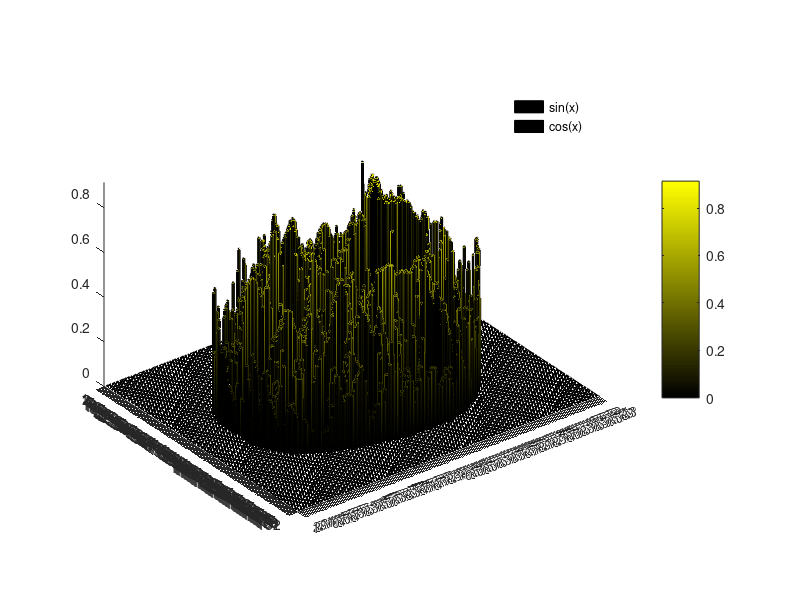

Write the MATLAB code that produced this figure.
% Vis homework 1, realization 1
clear
clc
load database1.csv;
A=database1;

x=[0 1 1 0];
y=[0 0 1 1];  
H_F=fill(x,y,[0 0.1 0.2 0.6]);  

row_cmap = 100;  %color finess
color_map1=zeros(row_cmap,3);  %define color matrix
color_r = 0:1/(row_cmap-1):1; 
color_g = 0:1/(row_cmap-1):1;
color_b = 0:1/(row_cmap-1):1;
color_map1(:,1) = color_r; 
color_map1(:,2) = color_g;
colormap(color_map1);
colorbar;

Z = A;
b = bar3(Z);
colorbar;
for k = 1:length(b)
    zdata = get(b(k),'ZData');
    set(b(k),'CData',zdata);
    set(b(k),'Facecolor','interp');
end
grid off
legend('sin(x)','cos(x)','cos(x)')
legend('boxoff')
